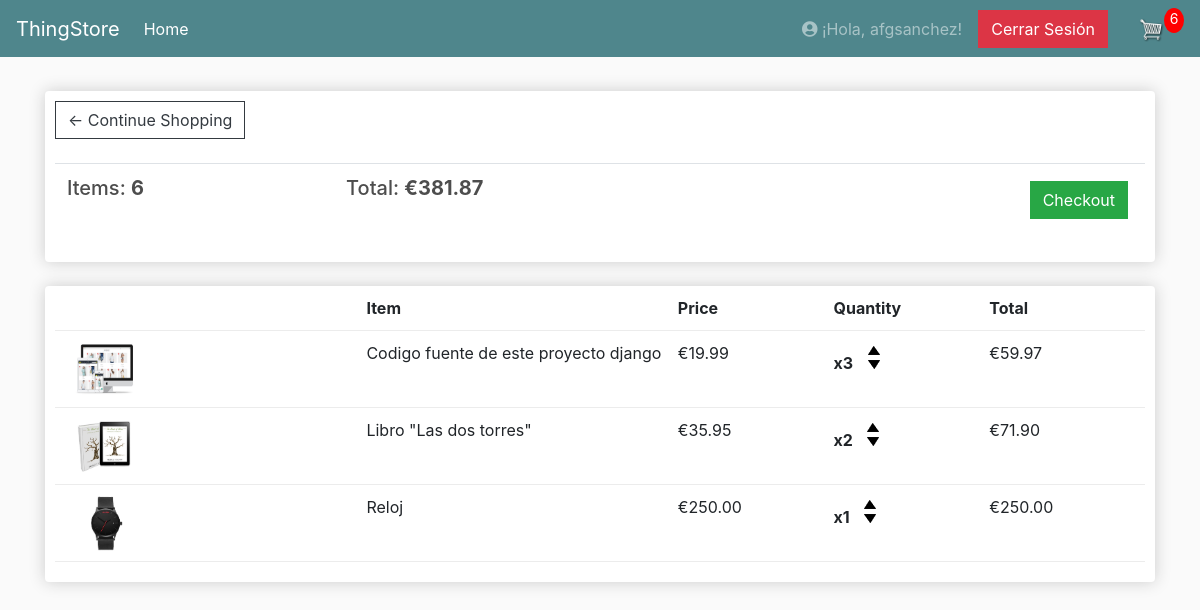
The app's page /cart/ (signed in), older data.
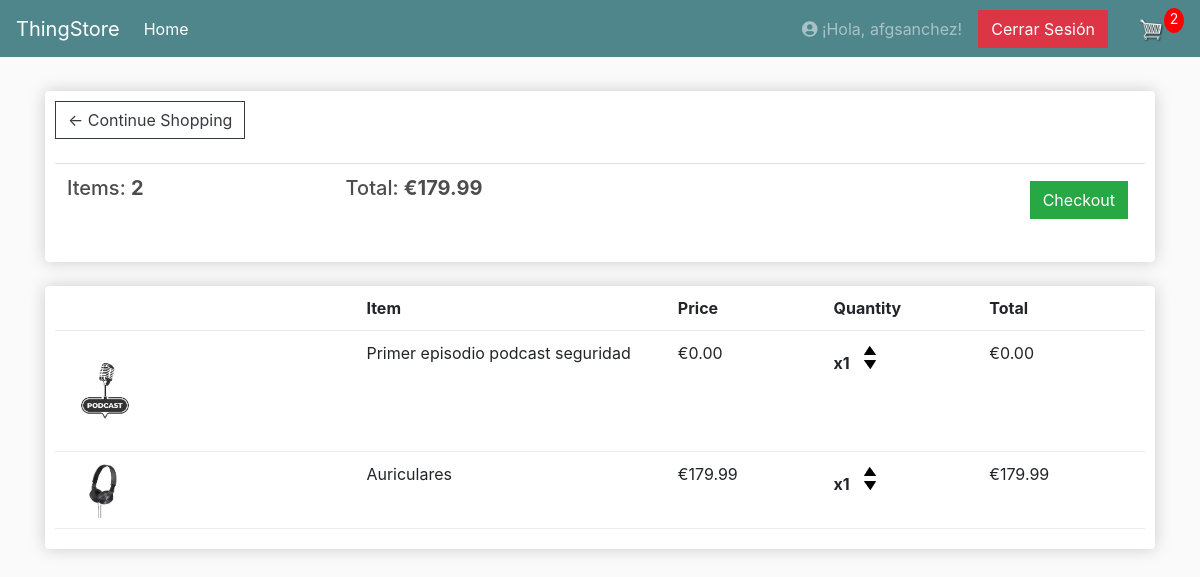
The same page, newer data.
### store/models.py (models this page shows, shortened)
class Order(models.Model):
    customer = models.ForeignKey(Customer, null=True, blank=True, on_delete=models.SET_NULL)
    date_ordered = models.DateTimeField(auto_now_add=True)
    complete = models.BooleanField(default=False)
    transaction_id = models.CharField(max_length=100, null=True)
    @property
    def get_cart_total(self):
        orderitems = self.orderitem_set.all()
        total = sum([item.get_total for item in orderitems])
        return total
    @property
    def get_cart_items(self):
        orderitems = self.orderitem_set.all()
        total = sum([item.quantity for item in orderitems])
        return total

class OrderItem(models.Model):
    product = models.ForeignKey(Product, on_delete=models.SET_NULL, null=True)
    order = models.ForeignKey(Order, on_delete=models.SET_NULL, null=True)
    quantity = models.IntegerField(default=0, null=True, blank=True)
    date_added = models.DateTimeField(auto_now_add=True)
    @property
    def get_total(self):
        total = self.product.price * self.quantity
        return total
    def requires_shipping(self):
        return not self.product.digital
    requires_shipping.boolean = True
    requires_shipping.short_description = 'Requires Shipping'

class Product(models.Model):
    name = models.CharField(max_length=200)
    price = models.FloatField()
    digital = models.BooleanField(default=False, null=True, blank=True)
    image = models.ImageField(null=True, blank=True)
    @property
    def imageURL(self):
        try:
            url = self.image.url
        except:
            url = ''
        return url

### store/views.py (the view)
# urls.py: path('cart/', views.cart, name="cart"),
def cart(request):
    data = cartData(request)
    cartItems = data['cartItems']
    order = data['order']
    items = data['items']
    context = {'items': items, 'order': order, 'cartItems': cartItems}
    return render(request, 'store/cart.html', context)

### store/utils.py (called while the page is built)
def cartData(request):
    if request.user.is_authenticated:
        try:
            customer = request.user.customer
        except Customer.DoesNotExist:
            customer = Customer.objects.create(
                user=request.user,
                name=request.user.username, # Puedes ajustar esto si tienes un campo 'first_name' en tu User
                email=request.user.email,
            )
        order, created = Order.objects.get_or_create(customer=customer, complete=False)
        items = order.orderitem_set.all()
        cartItems = order.get_cart_items
    else:
        cookieData = cookieCart(request)
        cartItems = cookieData['cartItems']
        order = cookieData['order']
        items = cookieData['items']
    return {'cartItems': cartItems, 'order': order, 'items': items}

### store/templates/store/cart.html (shortened to what this page needs)
{% extends 'store/main.html' %}
{% load static %}
{% block content %}
    <div class="row">
        <div class="col-lg-12">
            <div class="box-element">
                <a class="btn btn-outline-dark" href="{% url 'store' %}">&#x2190; Continue Shopping</a>
                <br>
                <br>
                <table class="table">
                    <tr>
                        <th><h5>Items: <strong>{{order.get_cart_items}}</strong></h5></th>
                        <th><h5>Total: <strong> €{{order.get_cart_total|floatformat:2}}</strong></h5></th>
                        <th>
                            <a style="float:right; margin:5px;" class="btn btn-success" href="{% url 'checkout' %}">Checkout</a>
                        </th>
                    </tr>
                </table>
            </div>
            <br>
            <div class="box-element">
                <div class="cart-row">
					<div style="flex:2"></div>
					<div style="flex:2"><strong>Item</strong></div>
					<div style="flex:1"><strong>Price</strong></div>
					<div style="flex:1"><strong>Quantity</strong></div>
					<div style="flex:1"><strong>Total</strong></div>
				</div>
                {% for item in items %}
				<div class="cart-row">
					<div style="flex:2"><img class="row-image" src="{{item.product.imageURL}}"></div>
					<div style="flex:2"><p>{{item.product.name}}</p></div>
					<div style="flex:1"><p>€{{item.product.price|floatformat:2}}</p></div>
					<div style="flex:1">
						<p class="quantity">x{{item.quantity}}</p>
						<div class="quantity">
							<img data-product="{{item.product.id}}" data-action="add" class="chg-quantity update-cart" src="{% static  'images/arrow-up.png' %}">
							<img data-product="{{item.product.id}}" data-action="remove" class="chg-quantity update-cart" src="{% static  'images/arrow-down.png' %}">
						</div>
					</div>
					<div style="flex:1"><p>€{{item.get_total|floatformat:2}}</p></div>
				</div>
                {% endfor %}
            </div>
        </div>
    </div>
{% endblock content %}

### store/templates/store/main.html (shortened to what this page needs)
<!DOCTYPE html>
{% load static %}
<html>
<head>
	<link rel="stylesheet" href="https://stackpath.bootstrapcdn.com/bootstrap/4.4.1/css/bootstrap.min.css">
	<link rel="stylesheet" type="text/css" href="{% static 'css/main.css' %}">
	<link rel="stylesheet" href="https://cdnjs.cloudflare.com/ajax/libs/font-awesome/5.15.4/css/all.min.css" />
</head>
<body>
	<nav class="navbar navbar-expand-lg navbar-dark bg-dark">
	  <a class="navbar-brand" href="{% url 'store' %}">ThingStore</a>
	  <div class="collapse navbar-collapse" id="navbarSupportedContent">
	    <ul class="navbar-nav mr-auto">
	      <li class="nav-item active">
	        <a class="nav-link" href="{% url 'store' %}">Home <span class="sr-only">(current)</span></a>
	      </li>
	    </ul>
			<div class="form-inline my-2 my-lg-0">
				{% if not user.is_authenticated %}
					<a href="{% url 'login' %}" class="btn btn-warning">Login</a>
				{% else %}
					<span class="navbar-text mr-3">
					  <i class="fas fa-user-circle"></i> ¡Hola, {{ user.username }}!
					</span>
					<form action="{% url 'logout' %}" method="post" style="display: inline;">
						<button type="submit" class="btn btn-danger mr-3">Cerrar Sesión</button>
					</form>
					<a href="{% url 'cart' %}">
					   <img  id="cart-icon" src="{% static 'images/cart.png' %}">
					</a>
					<p id="cart-total">{{cartItems}}</p>
				{% endif %}
			</div>
	  </div>
	</nav>
     <div class="container">
            <br>
            {% block content %}
            {% endblock content %}
         </div>
</body>
</html>

Row changes from the older to the newer data that the page shows:
no longer on this page (row edited): Order: get_cart_items "6", get_cart_total "381.87"
no longer on this page (row unchanged): OrderItem: product.imageURL (picture), product.name "Codigo fuente de este proyecto django", product.price "19.99", quantity "3", get_total "59.97"
removed OrderItem: product.imageURL (picture), product.name "Libro \"Las dos torres\"", product.price "35.95", quantity "2", get_total "71.90"
removed OrderItem: product.imageURL (picture), product.name "Reloj", product.price "250.00", quantity "1", get_total "250.00"
added Order: get_cart_items "2", get_cart_total "179.99"
added OrderItem: product.imageURL (picture), product.name "Primer episodio podcast seguridad", product.price "0.00", quantity "1", get_total "0.00"
added OrderItem: product.imageURL (picture), product.name "Auriculares", product.price "179.99", quantity "1", get_total "179.99"
Text that changed along with them:
{{ cartItems }}: "6" → "2"
